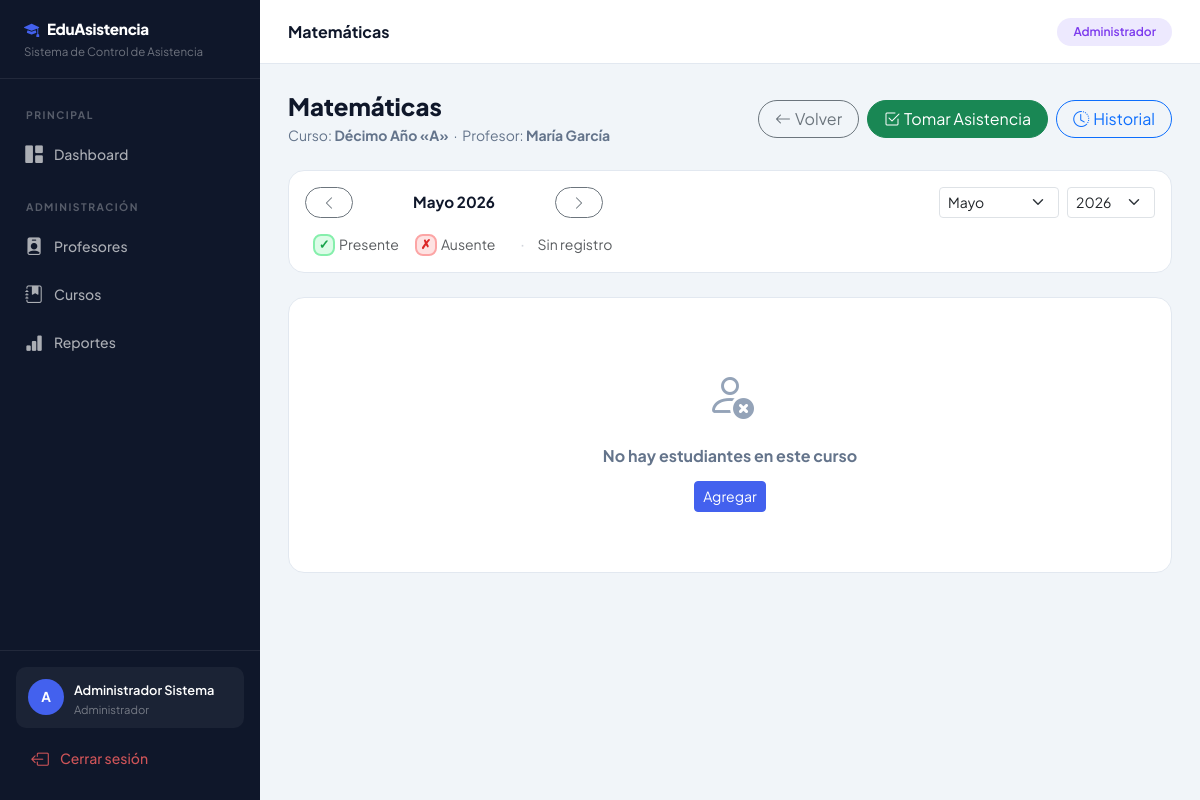
/materias/24/ (signed in), run on the app's committed database.
### usuarios/models.py (models this page shows, shortened)
class Usuario(AbstractUser):
    ROLES = (
        ('admin', 'Administrador'),
        ('profesor', 'Profesor'),
    )
    rol = models.CharField(max_length=10, choices=ROLES, default='profesor')
    def es_admin(self):
        return self.rol == 'admin'

### cursos/models.py (models this page shows, shortened)
class Materia(models.Model):
    nombre  = models.CharField(max_length=120)
    curso   = models.ForeignKey(Curso, on_delete=models.CASCADE, related_name='materias')
    profesor = models.ForeignKey(
        Usuario, on_delete=models.SET_NULL, null=True, blank=True,
        related_name='materias', limit_choices_to={'rol': 'profesor'}
    )
    class Meta:
        verbose_name = 'Materia'
        verbose_name_plural = 'Materias'
        ordering = ['nombre']
        unique_together = ('nombre', 'curso')

class Curso(models.Model):
    NIVELES = (
        ('10mo', 'Décimo Año'),
        ('1ro_bach', 'Primero de Bachillerato'),
        ('2do_bach', 'Segundo de Bachillerato'),
        ('3ro_bach', 'Tercero de Bachillerato'),
    )
    nivel    = models.CharField(max_length=20, choices=NIVELES, default='10mo')
    paralelo = models.CharField(max_length=5)   # A, B, C, D
    descripcion = models.TextField(blank=True)
    @property
    def nombre(self):
        return f"{self.get_nivel_display()} «{self.paralelo}»"
    def __str__(self):
        return self.nombre
    class Meta:
        verbose_name = 'Curso'
        verbose_name_plural = 'Cursos'
        ordering = ['nivel', 'paralelo']
        unique_together = ('nivel', 'paralelo')

### cursos/views.py (the view, shortened to what this page needs)
# urls.py: path('materias/<int:pk>/',                   views.detalle_materia,     name='detalle_materia'),
@login_required
def detalle_materia(request, pk):
    from asistencia.models import Asistencia
    user   = request.user
    materia = get_object_or_404(Materia, pk=pk)
    if not user.es_admin() and materia.profesor != user:
        messages.error(request, 'No tienes acceso a esta materia.')
        return redirect('lista_cursos')
    curso       = materia.curso
    hoy         = datetime.date.today()
    mes         = int(request.GET.get('mes',  hoy.month))
    anio        = int(request.GET.get('anio', hoy.year))
    num_dias    = cal_mod.monthrange(anio, mes)[1]
    fechas_mes  = [datetime.date(anio, mes, d) for d in range(1, num_dias + 1)]
    asist_qs = Asistencia.objects.filter(
        materia=materia, fecha__year=anio, fecha__month=mes
    ).values('estudiante_id', 'fecha__day', 'estado')
    mapa = {}
    for a in asist_qs:
        mapa.setdefault(a['estudiante_id'], {})[a['fecha__day']] = a['estado']
    estudiantes = curso.estudiantes.all()
    filas = []
    meses_nombres = ['','Enero','Febrero','Marzo','Abril','Mayo','Junio',
                     'Julio','Agosto','Septiembre','Octubre','Noviembre','Diciembre']
    meses_lista = [(i, meses_nombres[i]) for i in range(1, 13)]
    anios_lista = list(range(hoy.year - 2, hoy.year + 1))
    mes_ant  = 12 if mes == 1  else mes - 1
    anio_ant = anio - 1 if mes == 1  else anio
    mes_sig  = 1  if mes == 12 else mes + 1
    anio_sig = anio + 1 if mes == 12 else anio
    return render(request, 'cursos/detalle_materia.html', {
        'materia':     materia,
        'curso':       curso,
        'filas':       filas,
        'fechas_mes':  fechas_mes,
        'mes': mes, 'anio': anio,
        'nombre_mes':  meses_nombres[mes],
        'meses_lista': meses_lista,
        'anios_lista': anios_lista,
        'mes_ant': mes_ant, 'anio_ant': anio_ant,
        'mes_sig': mes_sig, 'anio_sig': anio_sig,
        'hoy': hoy,
    })

### templates/cursos/detalle_materia.html (shortened to what this page needs)
{% extends 'base.html' %}
{% block page_title %}{{ materia.nombre }}{% endblock %}
{% block content %}
<div class="page-header">
    <div>
        <h4>{{ materia.nombre }}</h4>
        <p>
            Curso: <strong>{{ curso }}</strong> &nbsp;·&nbsp;
            {% if materia.profesor %}
            Profesor: <strong>{{ materia.profesor.get_full_name|default:materia.profesor.username }}</strong>
            {% else %}<span class="text-warning">Sin profesor asignado</span>{% endif %}
        </p>
    </div>
    <div class="d-flex flex-wrap gap-2">
        <a href="{% url 'detalle_curso' curso.pk %}" class="btn btn-outline-secondary rounded-pill px-3">
            <i class="bi bi-arrow-left me-1"></i>Volver
        </a>
        <a href="{% url 'tomar_asistencia' materia.pk %}" class="btn btn-success rounded-pill px-3">
            <i class="bi bi-check2-square me-1"></i>Tomar Asistencia
        </a>
        <a href="{% url 'historial_asistencia' materia.pk %}" class="btn btn-outline-primary rounded-pill px-3">
            <i class="bi bi-clock-history me-1"></i>Historial
        </a>
    </div>
</div>
<div class="table-card p-3 mb-4 d-flex align-items-center gap-3 flex-wrap">
    <a href="?mes={{ mes_ant }}&anio={{ anio_ant }}" class="btn btn-outline-secondary btn-sm rounded-pill px-3">
        <i class="bi bi-chevron-left"></i>
    </a>
    <strong style="font-size:.95rem; color:#0f172a; min-width:170px; text-align:center">
        {{ nombre_mes }} {{ anio }}
    </strong>
    <a href="?mes={{ mes_sig }}&anio={{ anio_sig }}" class="btn btn-outline-secondary btn-sm rounded-pill px-3">
        <i class="bi bi-chevron-right"></i>
    </a>
    <form method="get" class="d-flex gap-2 ms-auto">
        <select name="mes"  class="form-select form-select-sm" style="width:120px" onchange="this.form.submit()">
            {% for num, nombre in meses_lista %}
            <option value="{{ num }}" {% if num == mes %}selected{% endif %}>{{ nombre }}</option>
            {% endfor %}
        </select>
        <select name="anio" class="form-select form-select-sm" style="width:88px"  onchange="this.form.submit()">
            {% for a in anios_lista %}
            <option value="{{ a }}" {% if a == anio %}selected{% endif %}>{{ a }}</option>
            {% endfor %}
        </select>
    </form>
    <div class="d-flex align-items-center gap-3 ms-2">
        <span class="d-flex align-items-center gap-1 small text-muted">
            <span class="day-cell day-presente" style="width:22px;height:22px;font-size:.8rem">✓</span> Presente
        </span>
        <span class="d-flex align-items-center gap-1 small text-muted">
            <span class="day-cell day-ausente" style="width:22px;height:22px;font-size:.8rem">✗</span> Ausente
        </span>
        <span class="d-flex align-items-center gap-1 small text-muted">
            <span class="day-cell day-vacio" style="width:22px;height:22px">·</span> Sin registro
        </span>
    </div>
</div>
{% if filas %}
<div class="attend-wrap mb-4">
    <table class="attend-table">
        <thead>
            <tr>
                <th class="col-nombre">Estudiante</th>
                {% for fecha in fechas_mes %}
                <th class="{% if fecha.weekday >= 5 %}finde{% endif %}" title="{{ fecha|date:'l d/m/Y' }}">
                    <span class="dia-num">{{ fecha.day }}</span>
                    <span class="dia-letra">
                        {% with wd=fecha.weekday %}{% if wd == 0 %}Lu{% elif wd == 1 %}Ma{% elif wd == 2 %}Mi{% elif wd == 3 %}Ju{% elif wd == 4 %}Vi{% elif wd == 5 %}Sa{% else %}Do{% endif %}{% endwith %}
                    </span>
                </th>
                {% endfor %}
                <th class="col-stats">% Asist.</th>
                <th class="col-stats" style="color:#16a34a">✓</th>
                <th class="col-stats" style="color:#dc2626">✗</th>
                {% if user.es_admin %}<th class="col-stats">Cal.</th>{% endif %}
            </tr>
        </thead>
        <tbody>
            {% for fila in filas %}
            <tr>
                <td class="col-nombre">
                    <div class="d-flex align-items-center">
                        <span class="mini-avatar">{{ fila.estudiante.apellido|first|upper }}</span>
                        <div>
                            <div style="font-weight:700;font-size:.82rem;color:#1e293b">{{ fila.estudiante.apellido }}</div>
                            <div style="font-size:.75rem;color:#64748b">{{ fila.estudiante.nombre }}</div>
                        </div>
                    </div>
                </td>
                {% for d in fila.dias %}
                <td class="{% if d.finde %}finde{% endif %}">
                    {% if d.estado == 'presente' %}
                        <span class="day-cell day-presente" title="Presente — día {{ d.dia }}">✓</span>
                    {% elif d.estado == 'ausente' %}
                        <span class="day-cell day-ausente" title="Ausente — día {{ d.dia }}">✗</span>
                    {% else %}
                        <span class="day-cell day-vacio" title="Sin registro — día {{ d.dia }}">·</span>
                    {% endif %}
                </td>
                {% endfor %}
                <td class="col-stats">
                    {% if fila.pct is not None %}
                        <span class="{% if fila.pct >= 80 %}text-success{% elif fila.pct >= 60 %}text-warning{% else %}text-danger{% endif %}" style="font-size:.82rem">{{ fila.pct }}%</span>
                        <div class="pct-bar">
                            <div class="pct-fill {% if fila.pct >= 80 %}bg-success{% elif fila.pct >= 60 %}bg-warning{% else %}bg-danger{% endif %}" style="width:{{ fila.pct }}%"></div>
                        </div>
                    {% else %}<span class="text-muted small">—</span>{% endif %}
                </td>
                <td class="col-stats text-success">{{ fila.presentes }}</td>
                <td class="col-stats text-danger">{{ fila.ausentes }}</td>
                {% if user.es_admin %}
                <td class="col-stats">
                    <a href="{% url 'calendario_estudiante' fila.estudiante.pk %}?mes={{ mes }}&anio={{ anio }}"
                       class="btn btn-sm btn-outline-primary btn-icon" title="Calendario">
                        <i class="bi bi-calendar3"></i>
                    </a>
                </td>
                {% endif %}
            </tr>
            {% endfor %}
        </tbody>
    </table>
</div>
{% else %}
<div class="table-card">
    <div class="empty-state">
        <i class="bi bi-person-x"></i>
        <h6>No hay estudiantes en este curso</h6>
        {% if user.es_admin %}
        <a href="{% url 'agregar_estudiante' curso.pk %}" class="btn btn-primary btn-sm mt-2">Agregar</a>
        {% endif %}
    </div>
</div>
{% endif %}
{% endblock %}

### templates/base.html (shortened to what this page needs)
<!DOCTYPE html>
<html lang="es">
<head>
    <link href="https://cdn.jsdelivr.net/npm/bootstrap@5.3.0/dist/css/bootstrap.min.css" rel="stylesheet">
    <link href="https://cdn.jsdelivr.net/npm/bootstrap-icons@1.11.0/font/bootstrap-icons.css" rel="stylesheet">
</head>
<body>
    <div class="sidebar" id="sidebar">
        <div class="sidebar-brand">
            <h5><i class="bi bi-mortarboard-fill me-2" style="color:var(--primary)"></i>EduAsistencia</h5>
            <small>Sistema de Control de Asistencia</small>
        </div>
        <div class="sidebar-nav mt-2">
            <div class="sidebar-section">Principal</div>
            <a href="{% url 'dashboard' %}" class="sidebar-link {% if request.resolver_match.url_name == 'dashboard' %}active{% endif %}">
                <i class="bi bi-grid-1x2-fill"></i> Dashboard
            </a>
            {% if user.es_admin %}
            <div class="sidebar-section">Administración</div>
            <a href="{% url 'lista_profesores' %}" class="sidebar-link {% if 'profesor' in request.resolver_match.url_name %}active{% endif %}">
                <i class="bi bi-person-badge-fill"></i> Profesores
            </a>
            <a href="{% url 'lista_cursos' %}" class="sidebar-link {% if 'curso' in request.resolver_match.url_name %}active{% endif %}">
                <i class="bi bi-journal-bookmark-fill"></i> Cursos
            </a>
            <a href="{% url 'reporte_asistencia' %}" class="sidebar-link {% if request.resolver_match.url_name == 'reporte_asistencia' %}active{% endif %}">
                <i class="bi bi-bar-chart-fill"></i> Reportes
            </a>
            {% else %}
            <div class="sidebar-section">Mis Cursos</div>
            <a href="{% url 'lista_cursos' %}" class="sidebar-link {% if 'curso' in request.resolver_match.url_name %}active{% endif %}">
                <i class="bi bi-journal-bookmark-fill"></i> Mis Cursos
            </a>
            {% endif %}
        </div>
        <div class="sidebar-footer">
            <div class="sidebar-user">
                <div class="user-avatar">{{ user.username|first|upper }}</div>
                <div class="user-info">
                    <span>{{ user.get_full_name|default:user.username }}</span>
                    <small>{{ user.get_rol_display }}</small>
                </div>
            </div>
            <a href="{% url 'logout' %}" class="sidebar-link mt-2" style="color:rgba(255,100,100,.8)">
                <i class="bi bi-box-arrow-left"></i> Cerrar sesión
            </a>
        </div>
    </div>
    <div class="main-content">
        <div class="topbar">
            <h6>{% block page_title %}{% endblock %}</h6>
            <div class="topbar-actions">
                <span class="badge badge-{{ user.rol }} px-3 py-2 rounded-pill">
                    {{ user.get_rol_display }}
                </span>
            </div>
        </div>
        <div class="page-content">
            {% block content %}{% endblock %}
        </div>
    </div>
</body>
</html>

### data on the page
Usuario: username|first "A", get_full_name "Administrador Sistema", rol "Administrador"
Materia: nombre "Matemáticas", profesor.get_full_name "María García"
Curso: nivel+paralelo "Décimo Año «A»"

### other printed values
{{ nombre_mes }} "Mayo"
{{ anio }} "2026"
form field mes "Mayo"
form field anio "2026"
